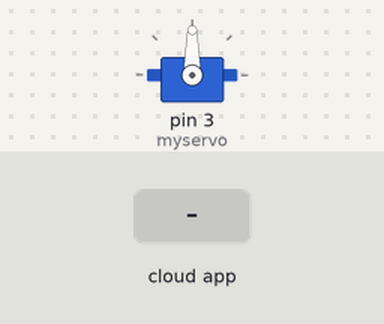
This sketch was run on a simulated Arduino Uno, built with avr-gcc and run on an emulated ATmega328P. Shown: servo. Inputs (shaded band) come from the test bench. The ROS host is connected and sends only what is stated.

Above: at 1.2 s.
1.3 s: the phone or cloud app sets toggle_servo to 0
At 2.3 s:
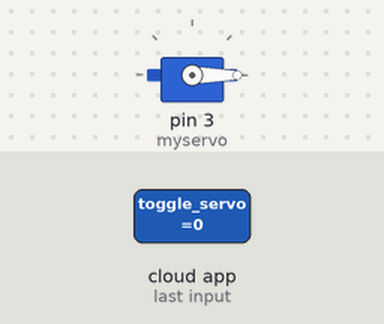
2.8 s: the phone or cloud app sets toggle_servo to 45
At 3.5 s:
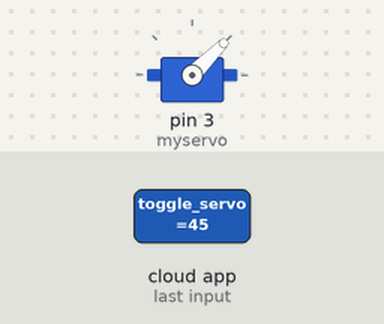
4.3 s: the phone or cloud app sets toggle_servo to 180
At 4.6 s:
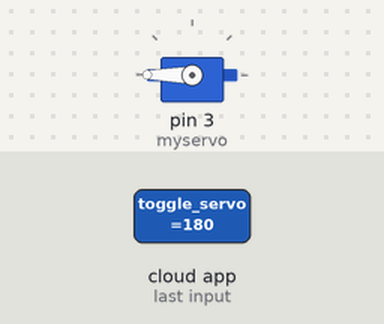
5.8 s: the phone or cloud app sets toggle_servo to 90
At 7.0 s:
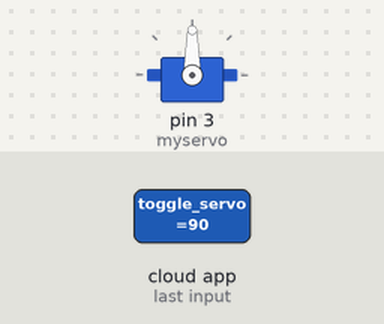
Timing chart, 0 to 8.3 s (numbered marks = the images above; inputs shaded):
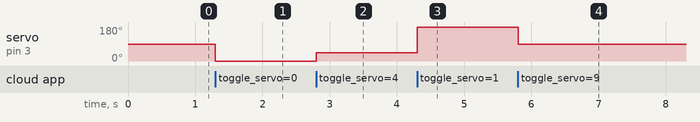

The sketch:

control_servo_using_ros.ino
```cpp
//ros servo controller

#include <ros.h>
#include <std_msgs/Int64.h>
#include <Servo.h>

Servo myservo;

ros::NodeHandle nh;

void messageCb(const std_msgs::Int64 &toggle_msg) {
  int msg = toggle_msg.data;
  myservo.write(msg);
}

ros::Subscriber<std_msgs::Int64> sub("toggle_servo", &messageCb);

void setup() {
  // put your setup code here, to run once:
  myservo.attach(3);
  nh.initNode();
  nh.subscribe(sub);

}

void loop() {
  // put your main code here, to run repeatedly:
  nh.spinOnce();
  delay(1);
}
```

Measured:
- after the input at 1.3 s, servo on pin 3 (myservo): 90° → 0° at once
- after the input at 2.8 s, servo on pin 3 (myservo): 0° → 45° at once
- after the input at 4.3 s, servo on pin 3 (myservo): 45° → 180° at once
- after the input at 5.8 s, servo on pin 3 (myservo): 180° → 90° at once
